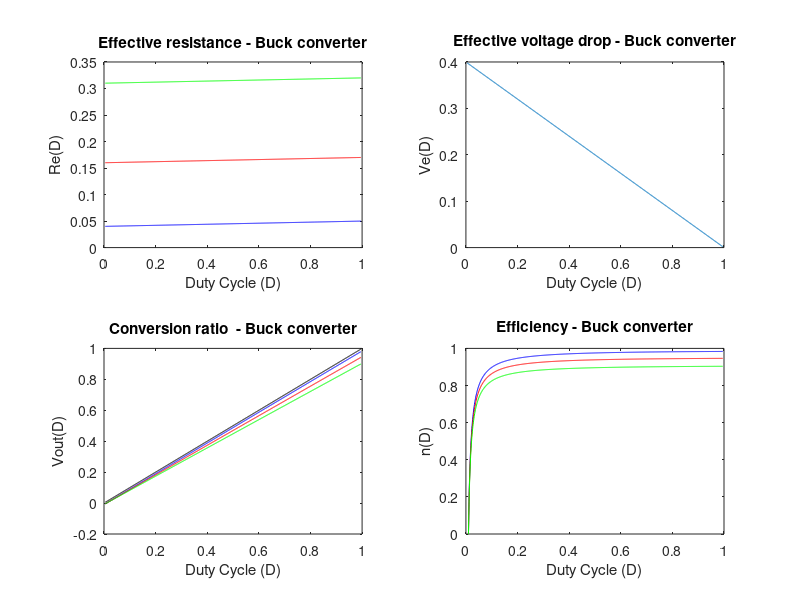

This figure's MATLAB source:
% ------------------------------------------------------------------------------
% Copyright (C) 2020 Jaime M. Villegas I. <jaime7592@gmail.com>
% ------------------------------------------------------------------------------
% Filename      : Buck.m
% Description   : DC analysis of non-ideal Buck Converter
% Version       : 01.00
% Revision      : 00
% Last modified : 08/12/2020
% References    : R.W. Erickson, D. Maksimovic. "Fundamentals of Power
%                 Electronics". 2nd ed. (2004)
% ------------------------------------------------------------------------------
clear
clc

% Converter parameters

Vg = 40;          % Input voltage
V = 15;           % Output voltage
d = V/Vg;         % Ideal duty-cycle
Iout = 5;         % Output current
Rload = V/Iout;   % Load resistance
fs = 100e3;       % Switching frequency
Ts = 1/fs;        % Switching period
IL_ripple = 0.2;  % Inductor current ripple
IC_ripple = 0.1;  % Capacitor current ripple
VC_ripple = 0.25; % Capacitor voltage ripple

L = V*(1-d)*Ts/(2*IL_ripple);   % Inductor
C = IC_ripple*Ts/(8*VC_ripple); % Capacitor

Dmin = 0.005;
Dmax = 0.995;
D = Dmin:0.001:Dmax;   % Converter duty cycle

% Diode
Rd = 10e-3;  % Diode on-state resistance
Vd = 0.4;    % Diode forward voltage

% Transistor
Rt = 20e-3;  % Transistor on-state resistance

% Inductor
K_RL = [0.01 0.05 0.1];   % Load resistance to inductor resistance ratio
RL = K_RL*Rload;          % Inductor resistance

% Effective losses
for i = 1:3 Re(i,:) = D*Rt + (1-D)*Rd + RL(i);end
Ve = (1-D)*Vd;

% Conversion ratio
M_B_ideal = D;
M_B_real = Rload*(D - Ve/Vg)./(Rload + Re);

% Efficiency
Eff_B = Rload*(1 - Ve./(Vg*D))./(Re + Rload);

figure(1)
subplot(2,2,1)
plot(D, Re(1,:), 'b', D, Re(2,:), 'r', D, Re(3,:), 'g')
xlabel("Duty Cycle (D)")
ylabel("Re(D)")
title("Effective resistance - Buck converter")

subplot(2,2,2)
plot(D, Ve)
xlabel("Duty Cycle (D)")
ylabel("Ve(D)")
title("Effective voltage drop - Buck converter")

subplot(2,2,3)
plot(D, M_B_ideal, 'k', D, M_B_real(1,:), 'b', D, M_B_real(2,:), 'r', D, M_B_real(3,:), 'g')
xlabel("Duty Cycle (D)")
ylabel("Vout(D)")
title("Conversion ratio  - Buck converter")

subplot(2,2,4)
plot(D, Eff_B(1,:), 'b', D, Eff_B(2,:), 'r', D, Eff_B(3,:), 'g')
axis([Dmin Dmax 0 1])
xlabel("Duty Cycle (D)")
ylabel("n(D)")
title("Efficiency - Buck converter")
axis([0 1 0 1])